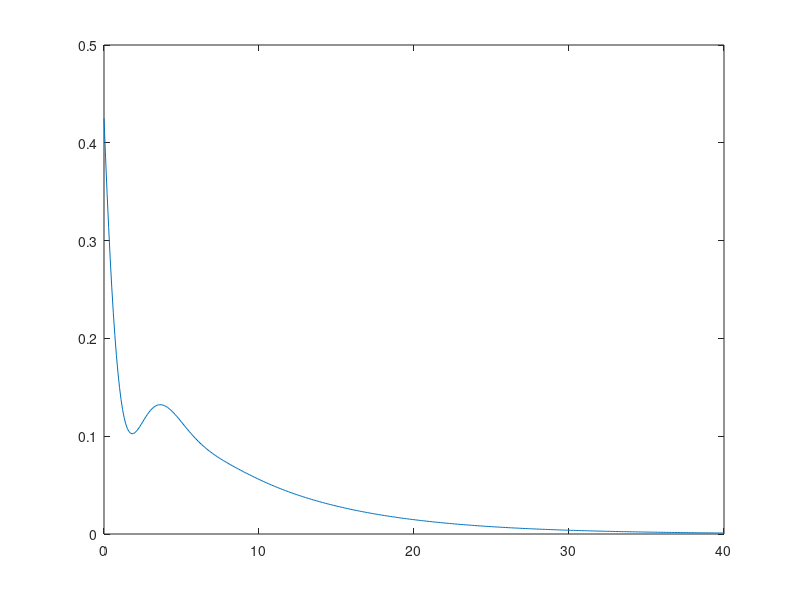

The MATLAB script that drew this image:


pkg load control


arguments = argv();

r= str2double(arguments{1});




function ret = plane(r)

%http://ctms.engin.umich.edu/CTMS/index.php?example=AircraftPitch&section=ControlStateSpace

A = [-0.313 56.7 0; -0.0139 -0.426 0; 0 56.7 0];
B = [0.232; 0.0203; 0];
C = [0 0 1];
D = [0];

p = 2;
K = lqr(A,B,p*C'*C,1);
N = -inv(C(1,:)*inv(A-B*K)*B);

sys = ss(A-B*K, B*N, C, D);

t = 0:0.1:40;
r =0.2;
initAlfa=0;
initQ=0;
initTheta=0;
[y,t,x]=lsim(sys,r*ones(size(t)),t,[initAlfa;initQ;initTheta]);
plot(t,y)

r =0.5;
[y,t,x]=lsim(sys,r*ones(size(t)),t,x(size(x,1),:));
plot(t,y)

plot(t,r*ones(size(t))*N-x*K')


ret = [x(:,3), r*ones(size(t))*N-x*K'];
endfunction

disp(plane(r));